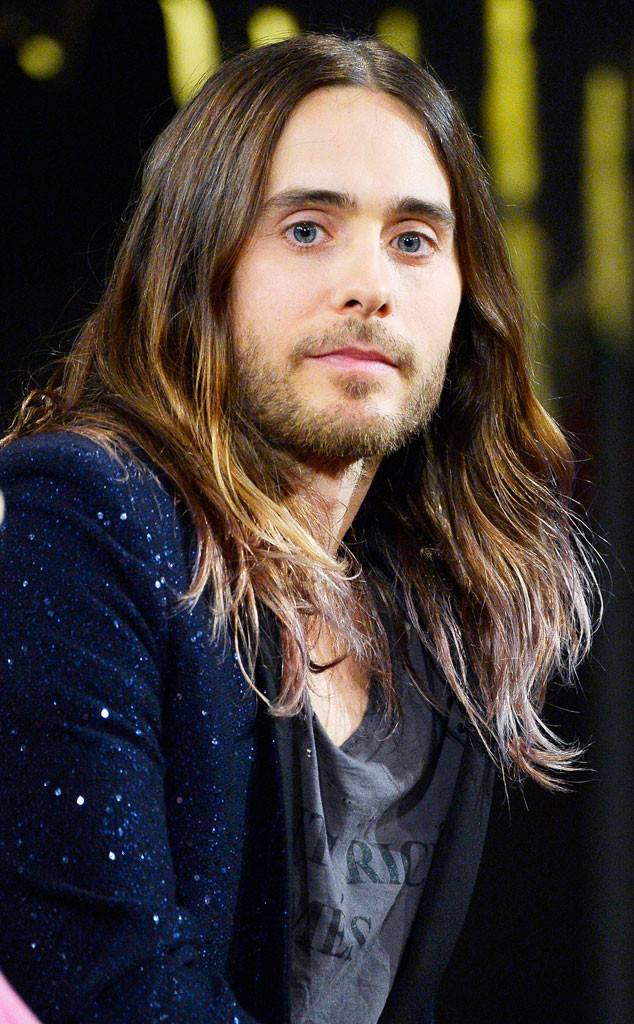
#> input picture predictions/actor.jpg, 634 x 1024 px, found by its file name
$ python a.py   (older library calls are emulated)
#> lines starting #> are read from the running program, lines starting #| are printed output that depends on the picture
import cv2

result1 = 1;
result2 = 1;
result3 = 0;
result4 = 0;

font = cv2.FONT_HERSHEY_SIMPLEX

# img1
img1 = cv2.imread('dataset/predictions/actor.jpg')
#> img1 is the input picture: shape (1024, 634, 3); mean B, G, R 53.9, 58, 66.9
img1 = cv2.resize(img1, (0,0), fx=0.5, fy=0.5)
#> img1: shape (512, 317, 3)

if result1 == 1:
	stri = 'Male'
else:
	stri = 'Female'

textsize = cv2.getTextSize(stri, font, 1, 2)[0]
textX = int((img1.shape[1] - textsize[0]) / 2)
#> textX = 123
textY = int((img1.shape[0] + textsize[1]) / 2)
#> textY = 267

cv2.putText(img1, stri, (textX, textY), font, 1, (0, 255, 0), 2)
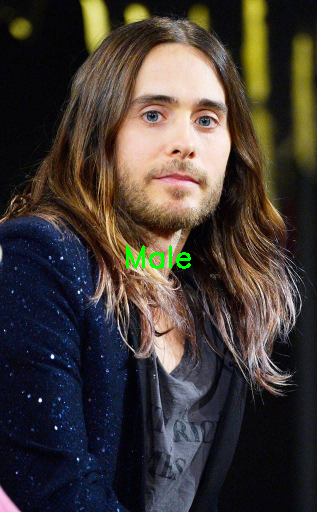
#> img1: shape (512, 317, 3); mean B, G, R 53.7, 58.6, 66.5
cv2.imshow('img1',img1)

#img2
img2 = cv2.imread('dataset/predictions/actor2.jpg')
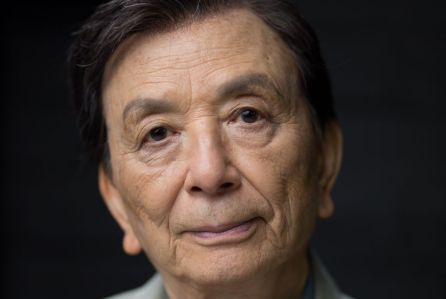
#> input picture predictions/actor2.jpg, 446 x 299 px, found by its file name
#> img2 is the input picture: shape (299, 446, 3); mean B, G, R 49.3, 55.8, 69.3
img2 = cv2.resize(img2, (0,0), fx=0.5, fy=0.5)
#> img2: shape (150, 223, 3)


if result2 == 1:
	stri = 'Male'
else:
	stri = 'Female'

textsize = cv2.getTextSize(stri, font, 1, 2)[0]
textX = int((img2.shape[1] - textsize[0]) / 2)
#> textX = 76
textY = int((img2.shape[0] + textsize[1]) / 2)
#> textY = 86

cv2.putText(img2, stri, (textX, textY), font, 1, (0, 255, 0), 2)
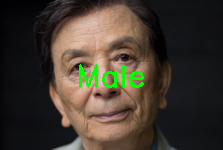
#> img2: shape (150, 223, 3); mean B, G, R 47.4, 58, 66.3
cv2.imshow('img2',img2)

#img3
img3 = cv2.imread('dataset/predictions/actress.jpg')
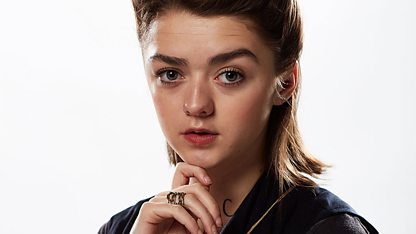
#> input picture predictions/actress.jpg, 416 x 234 px, found by its file name
#> img3 is the input picture: shape (234, 416, 3); mean B, G, R 176.4, 180.9, 194
img3 = cv2.resize(img3, (0,0), fx=0.5, fy=0.5)
#> img3: shape (117, 208, 3)


if result3 == 1:
	stri = 'Male'
else:
	stri = 'Female'

textsize = cv2.getTextSize(stri, font, 1, 2)[0]
textX = int((img3.shape[1] - textsize[0]) / 2)
#> textX = 47
textY = int((img3.shape[0] + textsize[1]) / 2)
#> textY = 69

cv2.putText(img3, stri, (textX, textY), font, 1, (0, 255, 0), 2)
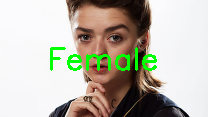
#> img3: shape (117, 208, 3); mean B, G, R 171.7, 184.4, 188
cv2.imshow('img3',img3)

#img4
img4 = cv2.imread('dataset/predictions/actress2.jpg')
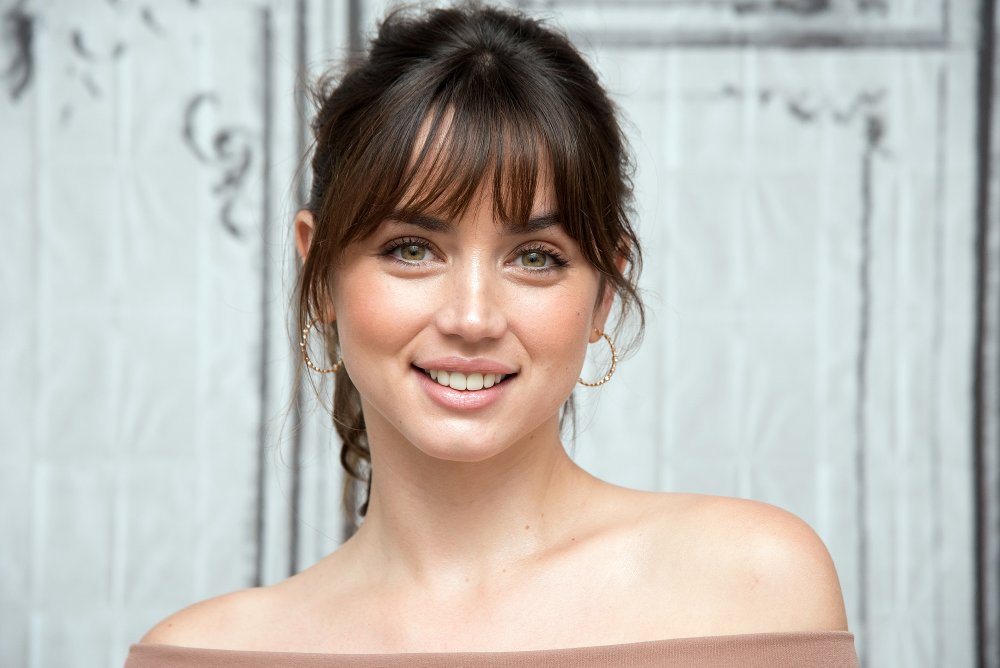
#> input picture predictions/actress2.jpg, 3000 x 2003 px, found by its file name (shown at 1/3 size)
#> img4 is the input picture: shape (2003, 3000, 3); mean B, G, R 181, 186.5, 190.2
img4 = cv2.resize(img4, (0,0), fx=0.5, fy=0.5)
#> img4: shape (1002, 1500, 3)

if result4 == 1:
	stri = 'Male'
else:
	stri = 'Female'

textsize = cv2.getTextSize(stri, font, 1, 2)[0]
textX = int((img4.shape[1] - textsize[0]) / 2)
#> textX = 693
textY = int((img4.shape[0] + textsize[1]) / 2)
#> textY = 512

cv2.putText(img4, stri, (textX, textY), font, 1, (0, 255, 0), 2)
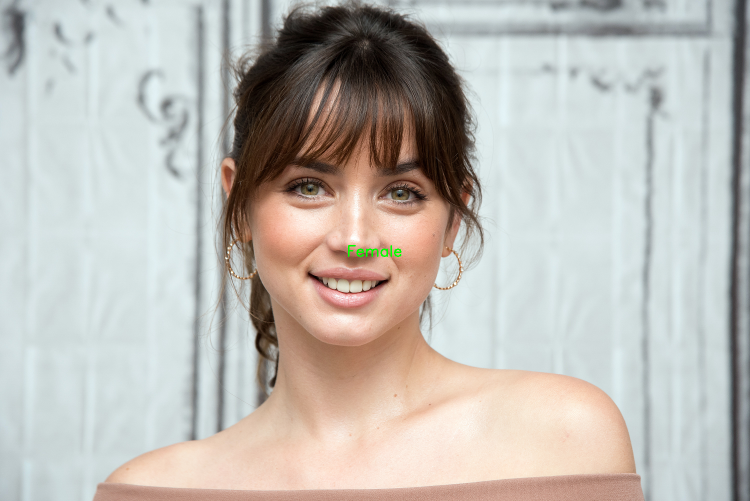
#> img4: shape (1002, 1500, 3) (shown at 1/2 size); mean B, G, R 181, 186.7, 190.2
cv2.imshow('img4',img4)

cv2.waitKey(0)
cv2.destroyAllWindows()
